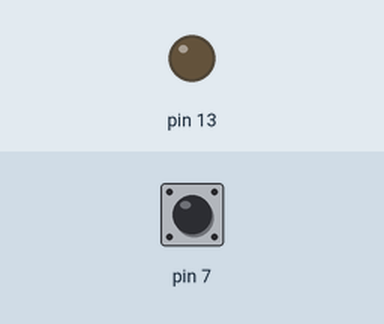
The sketch below on a simulated Arduino Mega 2560, built with avr-gcc and run on an emulated ATmega2560. On the bench: output pins drawn as LEDs (lit = HIGH). Inputs (shaded band) come from the test bench; at power-on: pin 7 HIGH. Pins used as bus, display or sensor lines are not drawn.

Above: at 1.2 s.
1.3 s: pin 7 pulled LOW for 0.15 s
At 1.37 s:
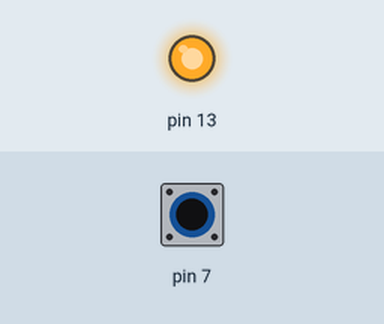
5.9 s: pin 7 pulled LOW for 3.2 s
At 10.5 s:
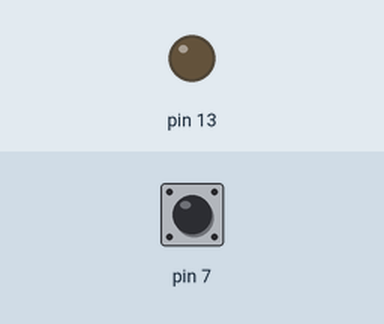
Timing chart, 0 to 11.6 s (numbered marks = the images above; inputs shaded):
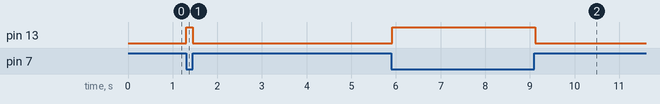

Measured:
- after the input at 1.3 s, pin 13: LOW → HIGH at once, → LOW 0.15 s later
- after the input at 5.9 s, pin 13: LOW → HIGH at once, → LOW 3.2 s later

The sketch:

rfid2.ino
```cpp
#include <SPI.h>
#include <MFRC522.h>

#define SS_PIN 53
#define RST_PIN 49
MFRC522 rfid(45, RST_PIN);
MFRC522 rfid2(47, RST_PIN);
MFRC522::MIFARE_Key key;

const byte UID[] = {0xD7, 0x59, 0x39, 0x4E};
boolean stan = false;


void setup() {
  pinMode(7, INPUT_PULLUP);
  pinMode(52, OUTPUT);
  pinMode(51, OUTPUT);
  pinMode(50, OUTPUT);
  pinMode(13, OUTPUT);
  digitalWrite(13,LOW);
  Serial.begin(9600);
  SPI.begin();
  rfid.PCD_Init();
  //rfid2.PCD_Init();
  //Serial.print("aaaaa");
}

void loop() {
  if (digitalRead(7) == LOW) { //Jeśli przycisk wciśnięty
    digitalWrite(13,HIGH);
    if (rfid2.PICC_IsNewCardPresent() && rfid2.PICC_ReadCardSerial())
    {
      Serial.print("UID: {");
      for (byte i = 0; i < rfid2.uid.size; i++) {
        Serial.print(rfid2.uid.uidByte[i] < 0x10 ? "0" : " ");
        Serial.print(rfid2.uid.uidByte[i], HEX);
      }
      Serial.println("}");
      rfid2.PICC_HaltA();
      rfid2.PCD_StopCrypto1();
    }
  } else { //Jeśli warunek nie został spełniony (przycisk nie jest wciśnięty)
    digitalWrite(13,LOW);
    if (rfid.PICC_IsNewCardPresent() && rfid.PICC_ReadCardSerial())
    {
      Serial.print("UID: {");
      for (byte i = 0; i < rfid.uid.size; i++) {
        Serial.print(rfid.uid.uidByte[i] < 0x10 ? "0" : " ");
        Serial.print(rfid.uid.uidByte[i], HEX);
      }
      Serial.println("}");
      rfid.PICC_HaltA();
      rfid.PCD_StopCrypto1();
    }
  }
}
```
